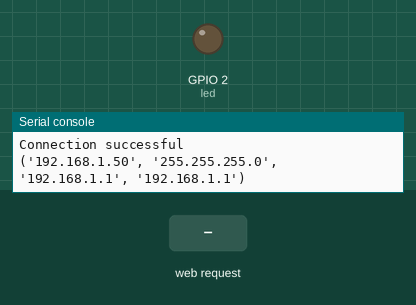
The program below on a simulated ESP32 board running MicroPython. On the bench: output pins drawn as LEDs (lit = HIGH), the last lines printed to the serial console. The inputs (shaded band) are chosen by the test bench. WiFi joins after 1.5 s.

Above: at 2.7 s.
2.8 s: HTTP request GET /?led=on received
At 3.1 s:
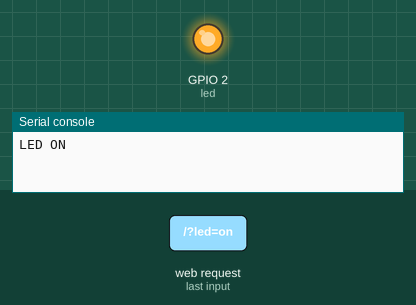
4.3 s: HTTP request GET /?led=off received
At 5.4 s:
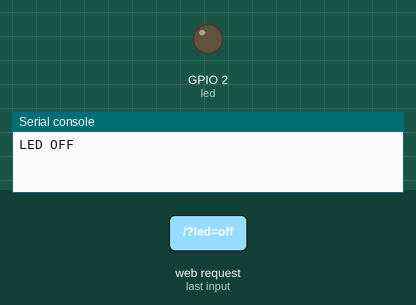
Timing chart, 0 to 7.3 s (numbered marks = the images above; inputs shaded):
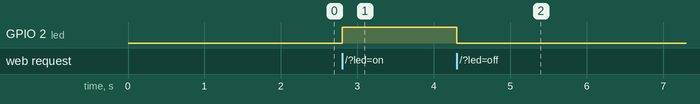

Measured:
- after the input at 2.8 s, GPIO 2 (led): LOW → HIGH at once
- after the input at 4.3 s, GPIO 2 (led): HIGH → LOW at once

The program:

main.py
```python
# Complete project details at https://RandomNerdTutorials.com

def web_page():
  if led.value() == 1:
    gpio_state="ON"
  else:
    gpio_state="OFF"

  html = """<html><head> <title>ESP Web Server</title> <meta name="viewport" content="width=device-width, initial-scale=1">
  <link rel="icon" href="data:,"> <style>html{font-family: Calibri; display:inline-block; margin: 0px auto; text-align: center;}
  h1{color: #0F3376; padding: 2vh;}p{font-size: 1.5rem;}.button{display: inline-block; background-color: #e7bd3b; border: none;
  border-radius: 4px; color: white; padding: 16px 40px; text-decoration: none; font-size: 30px; margin: 2px; cursor: pointer;}
  .button2{background-color: #4286f4;}</style></head><body> <h1>ESP Web Server</h1>
  <p>GPIO state: <strong>""" + gpio_state + """</strong></p><p><a href="/?led=on"><button class="button">ON</button></a></p>
  <p><a href="/?led=off"><button class="button button2">OFF</button></a></p></body></html>"""
  return html

s = socket.socket(socket.AF_INET, socket.SOCK_STREAM)
s.bind(('', 80))
s.listen(5)

while True:
  conn, addr = s.accept()
  print('Got a connection from %s' % str(addr))
  request = conn.recv(1024)
  request = str(request)
  print('Content = %s' % request)
  led_on = request.find('/?led=on')
  led_off = request.find('/?led=off')
  if led_on == 6:
    print('LED ON')
    led.value(1)
  if led_off == 6:
    print('LED OFF')
    led.value(0)
  response = web_page()
  conn.send('HTTP/1.1 200 OK\n')
  conn.send('Content-Type: text/html\n')
  conn.send('Connection: close\n\n')
  conn.sendall(response)
  conn.close()
```

boot.py
```python
try:
  import usocket as socket
except:
  import socket

from machine import Pin
import network

import esp32
#esp.osdebug(None)

import gc #garbage collector
gc.collect()

ssid = 'SPARK-DMU6GG'
password = 'UUQYXW2UDZ'

station = network.WLAN(network.STA_IF)

station.active(True)
station.connect(ssid, password)

while station.isconnected() == False:
  pass


print('Connection successful')
print(station.ifconfig())

led = Pin(2, Pin.OUT)

import machine

machine.freq()  # get the current frequency of the CPU
machine.freq(240000000) 
```
